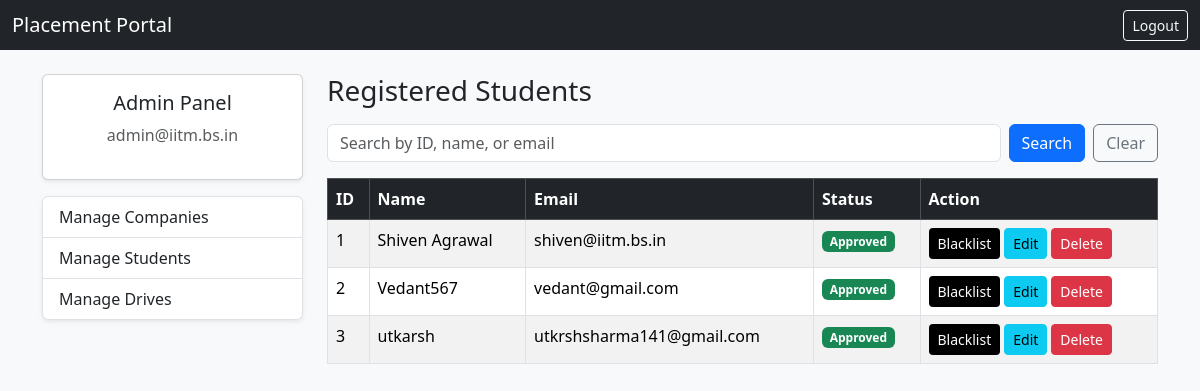
/admin/students (signed in), run on the app's committed database.
### dp.py (models this page shows)
class User(UserMixin, db.Model):
    __tablename__ = "users"
    id = db.Column(db.Integer, primary_key=True)
    email = db.Column(db.String(120), unique=True, nullable=False)
    password = db.Column(db.String(200), nullable=False)
    role = db.Column(db.String(20), nullable=False)
    student_profile = db.relationship(
        "Student", backref="user"
    )
    company_profile = db.relationship(
        "Company", backref="user"
    )

class Student(db.Model):
    __tablename__ = "students"
    id = db.Column(db.Integer, primary_key=True)
    user_id = db.Column(
        db.Integer, db.ForeignKey("users.id"), nullable=False
    )
    name = db.Column(db.String(100), nullable=False)
    status = db.Column(db.String(20), default="Pending")
    blacklisted = db.Column(db.Boolean, default=False)

### app.py (the view, shortened to what this page needs)
@app.route("/admin/students")
@login_required
def admin_students():
    if current_user.role != "admin":
        abort(403)
    search_query = request.args.get("q", "").strip()
    query = Student.query.join(User, Student.user_id == User.id)
    students = query.order_by(Student.name.asc()).all()
    return render_template(
        "admin_student.html",
        students=students,
        search_query=search_query
    )

### app.py (called while the page is built)
@login_manager.user_loader
def load_user(user_id):
    return User.query.get(int(user_id))

### templates/admin_student.html (shortened to what this page needs)
{% extends "admin.html" %}
{% block admin_content %}
<h3 class="mb-3">Registered Students</h3>
<form method="GET" action="/admin/students" class="d-flex gap-2 mb-3">
    <input
        type="text"
        name="q"
        value="{{ search_query if search_query else '' }}"
        class="form-control"
        placeholder="Search by ID, name, or email">
    <button class="btn btn-primary" type="submit">Search</button>
    <a href="/admin/students" class="btn btn-outline-secondary">Clear</a>
</form>
<table class="table table-bordered table-striped">
    <thead class="table-dark">
        <tr>
            <th>ID</th>
            <th>Name</th>
            <th>Email</th>
            <th>Status</th>
            <th>Action</th>
        </tr>
    </thead>
    <tbody>
        {% for student in students %}
        <tr>
            <td>{{ student.id }}</td>
            <td>{{ student.name }}</td>
            <td>{{ student.user.email }}</td>
            <td>
                {% if student.status == "Pending" %}
                <span class="badge bg-warning">Pending</span>
                {% elif student.status == "Approved" %}
                <span class="badge bg-success">Approved</span>
                {% elif student.status == "Rejected" %}
                <span class="badge bg-danger">Rejected</span>
                {% elif student.blacklisted %}
                <span class="badge bg-black">Blacklisted</span>
                {% endif %}
            </td>
            <td>
                <div class="d-flex flex-row gap-1">
                {% if student.status == "Pending" %}
                <form method="POST" action="/admin/students/approve/{{ student.id }}">
                    <button class="btn btn-sm btn-success">
                        Approve
                    </button>
                </form>
                <form method="POST" action="/admin/students/reject/{{ student.id }}">
                    <button class="btn btn-sm btn-outline-danger">
                        Reject
                    </button>
                </form>
                {% elif student.status == "Approved" %}
                <form method="POST" action="/admin/students/blacklist/{{ student.id }}">
                    <button class="btn btn-sm bg-black text-white">
                        Blacklist
                    </button>
                </form>
                {% elif student.blacklisted %}
                <form method="POST" action="/admin/students/unblacklist/{{ student.id }}">
                    <button class="btn btn-sm btn-secondary">
                        Unblacklist
                    </button>
                </form>
                {% elif student.status == "Rejected" %}
                <form method="POST" action="/admin/students/approve/{{ student.id }}">
                    <button class="btn btn-sm btn-success">
                        Approve
                    </button>
                </form>
                {% endif %}
                <a href="/admin/students/edit/{{ student.id }}" class="btn btn-sm btn-info">
                    Edit
                </a>
                <form method="POST" action="/admin/students/delete/{{ student.id }}">
                    <button class="btn btn-sm btn-danger"
                            onclick="return confirm('Delete this student and all their applications?');">
                        Delete
                    </button>
                </form>
                </div>
            </td>
        </tr>
        {% endfor %}
    </tbody>
</table>
{% endblock %}

### templates/admin.html (shortened to what this page needs)
{% extends "index.html" %}
{% block content %}
<div class="row">
    <div class="col-md-3">
        <div class="card shadow-sm mb-3">
            <div class="card-body text-center">
                <h5 class="card-title">Admin Panel</h5>
                <p class="text-muted">
                    {{ current_user.email }}
                </p>
            </div>
        </div>
        <div class="list-group shadow-sm">
            <a href="/admin/companies" class="list-group-item list-group-item-action">
                Manage Companies
            </a>
            <a href="/admin/students" class="list-group-item list-group-item-action">
                Manage Students
            </a>
            <a href="/admin/drives" class="list-group-item list-group-item-action">
                Manage Drives
            </a>
        </div>
    </div>
    <div class="col-md-9">
        {% block admin_content %}{% endblock %}
    </div>
</div>
{% endblock %}

### data on the page
User: email "admin@iitm.bs.in"
Student: id "1", name "Shiven Agrawal", user.email "shiven@iitm.bs.in", status "Approved"
Student: id "2", name "Vedant567", user.email "vedant@gmail.com", status "Approved"
Student: id "3", name "utkarsh", user.email "utkrshsharma141@gmail.com", status "Approved"
